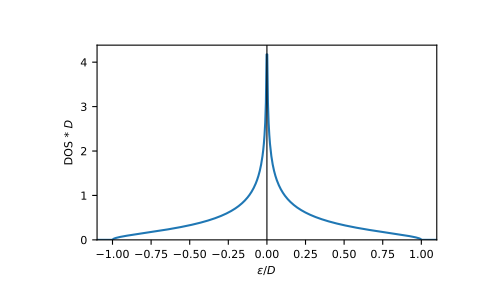

This chart was generated by the following Python code:
# Calculate integrals:

from mpmath import mp
mp.quad(gt.lattice.bcc.dos_mp, [-1, 0, 1])
# mpf('1.0')

eps = np.linspace(-1.1, 1.1, num=500)
dos_mp = [gt.lattice.bcc.dos_mp(ee, half_bandwidth=1) for ee in eps]
dos_mp = np.array(dos_mp, dtype=np.float64)

import matplotlib.pyplot as plt
_ = plt.plot(eps, dos_mp)
_ = plt.xlabel(r"$\epsilon/D$")
_ = plt.ylabel(r"DOS * $D$")
_ = plt.axvline(0, color='black', linewidth=0.8)
_ = plt.ylim(bottom=0)
_ = plt.xlim(left=eps.min(), right=eps.max())
plt.show()
